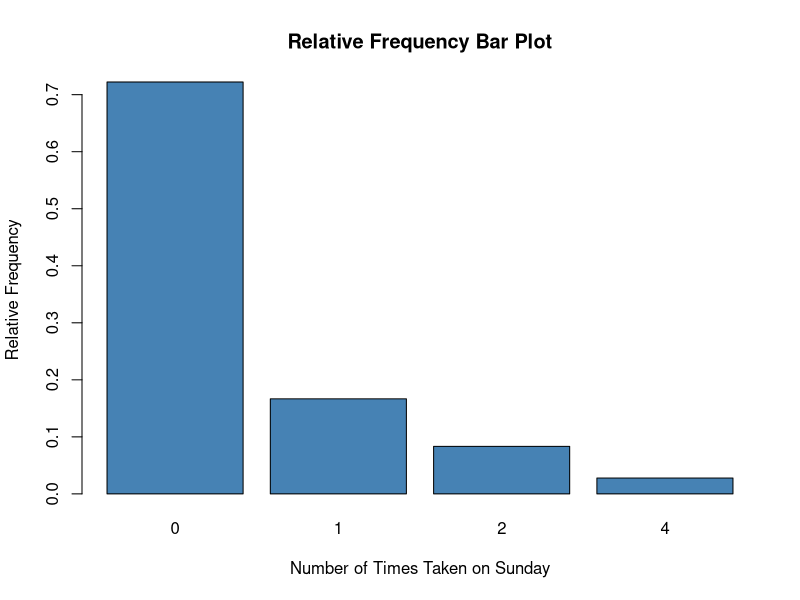

The R script that drew this image:
data <- c(0, 2, 0, 1, 0, 0, 0, 0, 1, 0, 0, 0, 0, 0, 0, 2, 0, 0,
          0, 0, 2, 0, 1, 0, 0, 0, 4, 1, 0, 0, 1, 0, 0, 0, 1, 0)

relative_freq <- table(data) / length(data)

barplot(relative_freq, main = "Relative Frequency Bar Plot", xlab = "Number of Times Taken on Sunday",
        ylab = "Relative Frequency", col = "steelblue")
